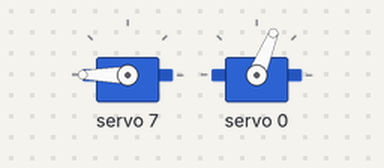
Simulated run of this sketch. Board: Arduino Uno, built with avr-gcc and run on an emulated ATmega328P. On the bench: 2 × servo.

Above: at 2.1 s.
At 3.55 s:
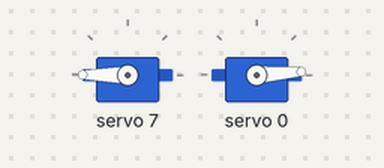
Timing chart, 0 to 5.1 s (numbered marks = the images above):
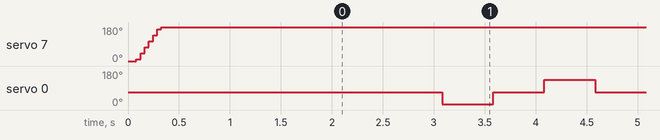

Measured:
- by itself, servo 0: repeats every 2.0 s: 68° 0.50 s, 133° 0.50 s, 68° 0.50 s, 4° 0.50 s

The sketch:

Control_servo.ino
```cpp
// (licence header left out)
#include <Wire.h>
#include "Adafruit_PWMServoDriver.h"
Adafruit_PWMServoDriver pwm = Adafruit_PWMServoDriver(0x40);
#define SERVOMIN 150 // this is the 'minimum' pulse length count (out of 4096)
#define SERVOMAX 600 // this is the 'maximum' pulse length count (out of 4096)

/*
* Function      Servo180(num, degree)
* @author       wusicaijuan
* @date         2019.06.25
* @bried        180 Degree Servo Engine Rotation Angle
* @param[in1]   index
                    0: s1
                    1: s2
                    2: s3
                    3: s4
* @param[in2]   degree (0 <= degree <= 180)
* @retval       void
*/
void Servo_180(int num, int degree)
{

  long us = (degree * 1800 / 180 + 600); // 0.6 ~ 2.4
  long pwmvalue = us * 4096 / 20000;   // 50hz: 20,000 us
  pwm.setPWM(num, 0, pwmvalue);
}

/**
* Function       LOGO_light(brightness,time,increament)
* @author        wusicaijuan
* @date          2019.06.26
* @brief         LOGO_light
* @param[in1]    brightness
* @param[in2]    time
* @param[in3]    increament
* @param[out]    void
* @retval        void
* @par History   no
*/
void LOGO_breathing_light(int brightness, int time, int increament)
{
  if (brightness < 0)
  {
    brightness = 0;
  }
  if (brightness > 255)
  {
    brightness = 255;
  }
  for (int b = 0; b < brightness; b += increament)
  {
    int newb = map(b, 0, 255, 0, 4095);
    pwm.setPWM(7, 0, newb);
    delay(time);
  }
}

/**
* Function       setup
* @author        Cindy
* @date          2019.07.30
* @brief         Initial configuration
* @param[in]     void
* @retval        void
* @par History   no
*/
void setup()
{
   pwm.begin();
   pwm.setPWMFreq(60);  // Analog servos run at ~60 Hz updates
   LOGO_breathing_light(255, 40, 5);   //Gradually light the blue light of the Yhaboom_LOGO
   Servo_180(0, 90);
}


/**
* Function       loop
* @author        Cindy
* @date          2019.07.30
* @brief         main fuction
* @param[in]     void
* @retval        void
* @par History   no
*/
void loop()
{
    delay(1000);
    while(1)
    {
       Servo_180(0, 10);     //This speed can be adjusted by yourslef
       delay(500);
       Servo_180(0, 90);     //This speed can be adjusted by yourslef
       delay(500);
       Servo_180(0, 170);     //This speed can be adjusted by yourslef
       delay(500);
       Servo_180(0, 90);     //This speed can be adjusted by yourslef
       delay(500);
    }
}
```
